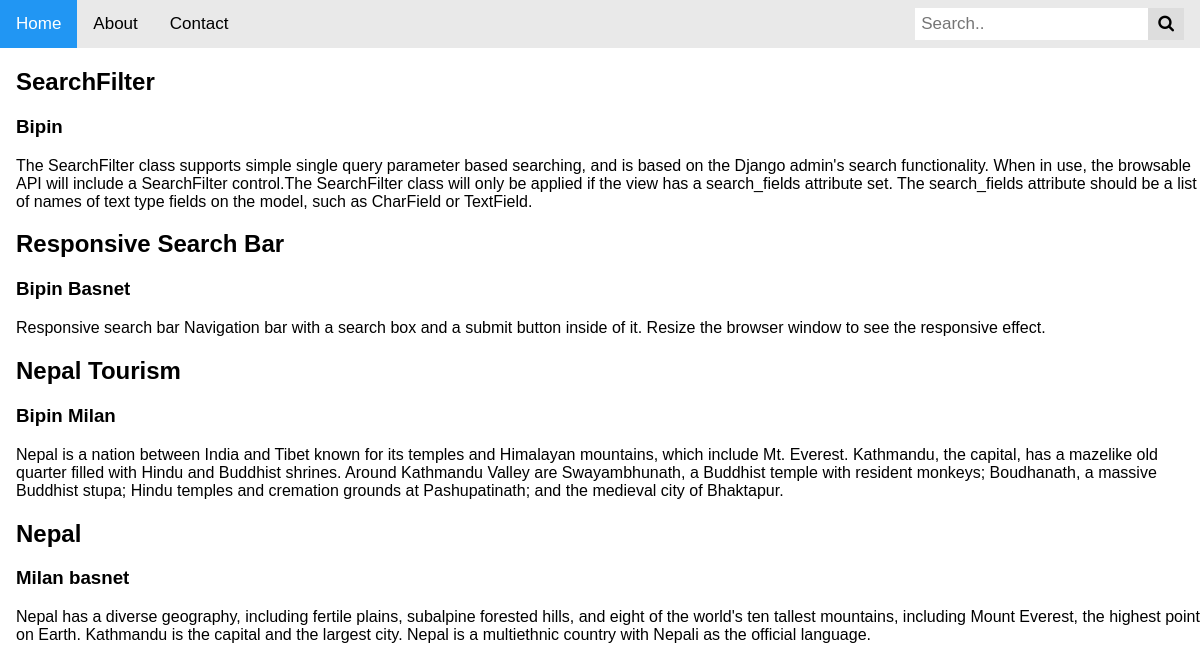
The app's page /search/ with its own data.
### data/models.py (models this page shows, shortened)
class Data(models.Model):
    name = models.CharField(max_length=40)
    title = models.CharField(max_length=50)
    description = models.TextField()

### data/views.py (the view)
# urls.py: path('search/', views.search, name='search')
def search(request):
    queryset_list = Data.objects.order_by('-title')
    if 'q' in request.GET:
        q = request.GET['q']
        if q:
            queryset_list = queryset_list.filter(Q(title__icontains=q) |
                                                 Q(name__icontains=q) |
                                                 Q(description__icontains=q)).distinct()
    context = {
        'items': queryset_list
    }
    return render(request, 'search.html', context)

### templates/search.html (shortened to what this page needs)
{% load static %}
<!DOCTYPE html>
<html lang="en">
<head>
    <link rel="stylesheet" href="{% static 'css/style.css' %}">
    <link rel="stylesheet" href="https://cdnjs.cloudflare.com/ajax/libs/font-awesome/4.7.0/css/font-awesome.min.css">
</head>
<body>
<div class="topnav">
    <a class="active" href="#home">Home</a>
    <a href="#about">About</a>
    <a href="#contact">Contact</a>
    <div class="search-container">
        <form method="get" action="{% url 'search' %}">
            <input type="text" placeholder="Search.." name="q" id="id_q">
            <button type="submit"><i class="fa fa-search"></i></button>
        </form>
    </div>
</div>
{% if items %}
{% for item in items %}
<div style="padding-left:16px">
    <h2>{{ item.title }}</h2>
    <h3>{{ item.name }}</h3>
    <p>{{ item.description }}</p>
</div>
{% endfor %}
{% endif %}
</body>
</html>

### apiproject/static/css/style.css (style rules this page uses)
* { box-sizing: border-box; }
body { margin: 0; font-family: Arial, Helvetica, sans-serif; }
.topnav { overflow: hidden; background-color: #e9e9e9; }
.topnav a { float: left; display: block; color: black; text-align: center; padding: 14px 16px; text-decoration: none; font-size: 17px; }
.topnav a.active { background-color: #2196F3; color: white; }
.topnav .search-container { float: right; }
.topnav input[type=text] { padding: 6px; margin-top: 8px; font-size: 17px; border: none; }
.topnav .search-container button { float: right; padding: 6px 10px; margin-top: 8px; margin-right: 16px; background: #ddd; font-size: 17px; border: none; cursor: pointer; }

### records on screen
Data: title "SearchFilter", name "Bipin", description "The SearchFilter class supports simple single query parameter based searching, and is based on the Django admin's search functionality. When in use, the browsable API will include a SearchFilter control.The SearchFilter class will only be applied if the view has a search_fields attribute set. The search_fields attribute should be a list of names of text type fields on the model, such as CharField or TextField."
Data: title "Responsive Search Bar", name "Bipin Basnet", description "Responsive search bar Navigation bar with a search box and a submit button inside of it. Resize the browser window to see the responsive effect."
Data: title "Nepal Tourism", name "Bipin Milan", description "Nepal is a nation between India and Tibet known for its temples and Himalayan mountains, which include Mt. Everest. Kathmandu, the capital, has a mazelike old quarter filled with Hindu and Buddhist shrines. Around Kathmandu Valley are Swayambhunath, a Buddhist temple with resident monkeys; Boudhanath, a massive Buddhist stupa; Hindu temples and cremation grounds at Pashupatinath; and the medieval city of Bhaktapur."
Data: title "Nepal", name "Milan basnet", description "Nepal has a diverse geography, including fertile plains, subalpine forested hills, and eight of the world's ten tallest mountains, including Mount Everest, the highest point on Earth. Kathmandu is the capital and the largest city. Nepal is a multiethnic country with Nepali as the official language."
